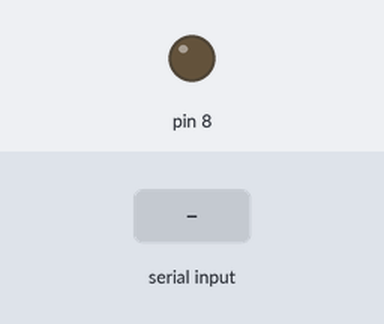
Recording of a sketch running on a simulated Arduino Uno, built with avr-gcc and run on an emulated ATmega328P. Shown: output pins drawn as LEDs (lit = HIGH). The inputs (shaded band) are chosen by the test bench.

Above: at 1.2 s.
1.3 s: "a" received over Serial
At 1.7 s:
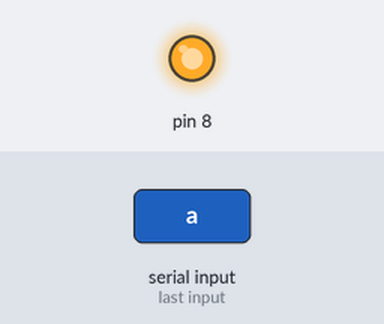
2.8 s: "b" received over Serial
At 4.1 s:
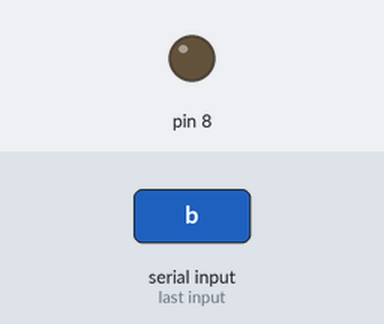
Timing chart, 0 to 5.8 s (numbered marks = the images above; inputs shaded):
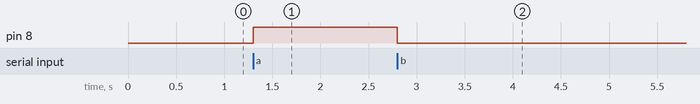

Measured:
- after the input at 1.3 s, pin 8: LOW → HIGH at once
- after the input at 2.8 s, pin 8: HIGH → LOW at once

The sketch:

data_led.ino
```cpp
// PC와 아두이노 사이의 시리얼 통신을 활용한 LED 제어 코드

void setup() {
  // 통신 속도 9600 bps로 설정
  Serial.begin(9600);
  pinMode(8, OUTPUT);
}

void loop() {
  // 받은 데이터의 개수가 있을 때(1 이상일 때)
  if (Serial.available() > 0){
    // Serial 데이터 read
    char sData = Serial.read();
    // PC에서 a, b, c를 보낸 경우 각각의 코드
    if (sData == 'a'){
      digitalWrite(8, HIGH);
    }
    else if (sData == 'b'){
      digitalWrite(8, LOW);
    }
    else if (sData == 'c'){
      digitalWrite(8, HIGH);
      delay(1000);
      digitalWrite(8, LOW);
      delay(1000);
    }
  }
}
```
